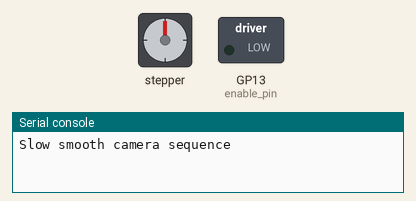
Simulated run of this program. Board: Raspberry Pi Pico running MicroPython. Shown: stepper motor, switched loads named in the program (green lamp = pin HIGH), the last lines printed to the serial console. The stepper is drawn at 200 steps a turn; pins used as bus, display or sensor lines are not drawn.

Above: at 0.1 s.
At 5.4 s:
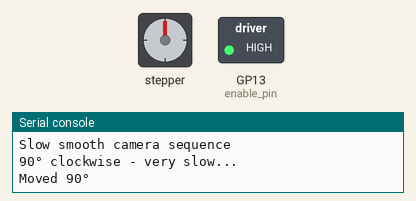
At 22.49 s:
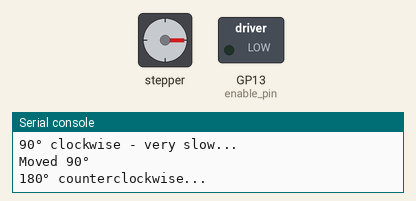
At 39.64 s:
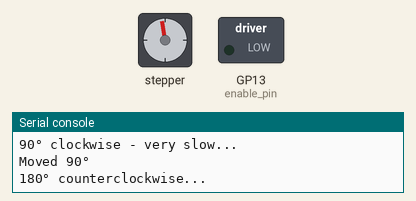
Timing chart, 0 to 40.0 s (numbered marks = the images above):
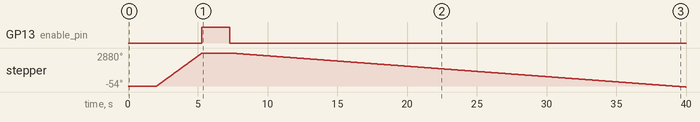

Measured:
- by itself, GP13 (enable_pin): LOW → HIGH at 5.3 s, → LOW 2.0 s later
- by itself, stepper: turns 2880° clockwise in 3.3 s, then 2934° counter-clockwise in 32.7 s

The program:

stepperDRV8855.py
```python
## using DRV8855

from machine import Pin
from time import sleep, sleep_us

step = Pin(14, Pin.OUT)
dir_pin = Pin(15, Pin.OUT)
enable_pin = Pin(13, Pin.OUT)

MICROSTEPS = 32  # Keep 1/32 for smoothness
STEPS_PER_DEGREE = (200 * MICROSTEPS) / 360

def motor_on():
    enable_pin.value(0)
    sleep(0.01)

def motor_off():
    enable_pin.value(1)

def move_degrees(degrees, speed_us=2500):
    """Simple slow smooth movement"""
    steps = int(abs(degrees) * STEPS_PER_DEGREE)
    dir_pin.value(1 if degrees > 0 else 0)

    motor_on()

    for _ in range(steps):
        step.value(1)
        sleep_us(speed_us)
        step.value(0)
        sleep_us(speed_us)

    motor_off()
    print(f"Moved {degrees}°")

print("Slow smooth camera sequence")
sleep(2)

print("90° clockwise - very slow...")
move_degrees(90, 1000)  # Higher = slower, smoother
sleep(2)

print("180° counterclockwise...")
move_degrees(-180, 10000)
sleep(2)

print("90° back to center...")
move_degrees(90, 10000)

print("Complete!")
```
